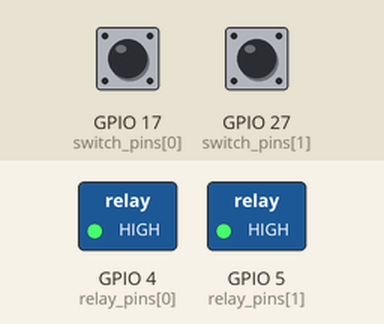
This program was run on a simulated Raspberry Pi (BCM pin numbers). Parts: switched loads named in the program (green lamp = pin HIGH). Inputs (shaded band) come from the test bench; at power-on: GPIO 17 (switch_pins[0]) LOW, GPIO 27 (switch_pins[1]) LOW.

Above: at 1.2 s.
1.3 s: GPIO 17 (switch_pins[0]) pulled HIGH for 0.15 s
At 1.4 s:
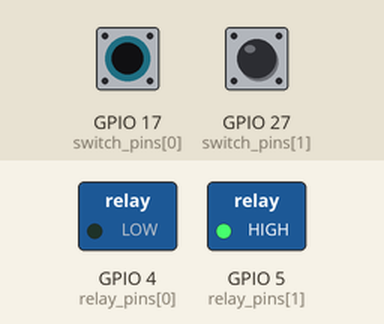
3.0 s: GPIO 27 (switch_pins[1]) pulled HIGH for 0.15 s
At 3.1 s:
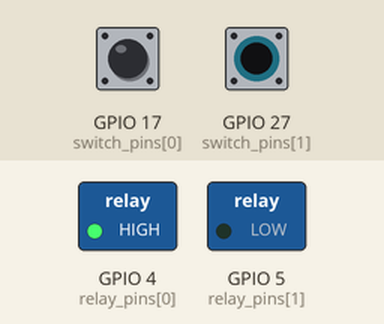
4.7 s: GPIO 27 (switch_pins[1]) pulled HIGH for 3.2 s
At 9.1 s:
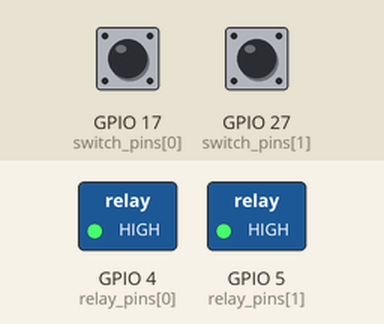
9.4 s: GPIO 17 (switch_pins[0]) pulled HIGH for 3.2 s
At 10.3 s:
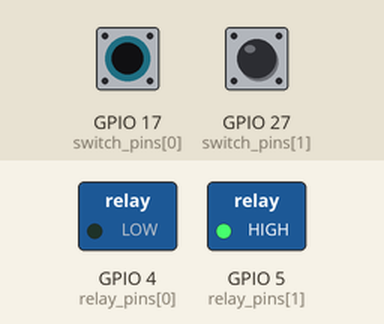
14.1 s: GPIO 17 (switch_pins[0]) driven HIGH and GPIO 27 (switch_pins[1]) driven HIGH
At 15.1 s:
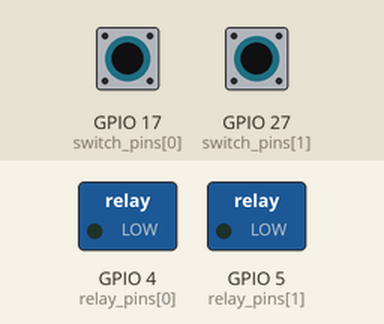
Timing chart, 0 to 16.6 s (numbered marks = the images above; inputs shaded):
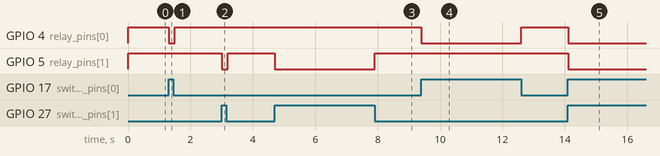

The program:

Ex6.py
```python
import time
import RPi.GPIO as GPIO

relay_pins = [4, 5]
switch_pins = [17, 27]
GPIO.setwarnings(False)
GPIO.setmode(GPIO.BCM)
for pin in relay_pins:
    GPIO.setup(pin, GPIO.OUT)
for pin in switch_pins:
    GPIO.setup(pin, GPIO.IN)

while True:
    for i in range(2):
        value = GPIO.LOW if GPIO.input(switch_pins[i]) == GPIO.HIGH else GPIO.HIGH  # active low
        GPIO.output(relay_pins[i], value)

    time.sleep(.1)
```

Measured:
- after the input at 1.3 s, GPIO 4 (relay_pins[0]): HIGH → LOW at once, → HIGH 0.20 s later
- after the input at 3.0 s, GPIO 5 (relay_pins[1]): HIGH → LOW at once, → HIGH 0.20 s later
- after the input at 4.7 s, GPIO 5 (relay_pins[1]): HIGH → LOW at once, → HIGH 3.2 s later
- after the input at 9.4 s, GPIO 4 (relay_pins[0]): HIGH → LOW at once, → HIGH 3.2 s later
- after the input at 14.1 s, GPIO 4 (relay_pins[0]), GPIO 5 (relay_pins[1]): HIGH → LOW at once
